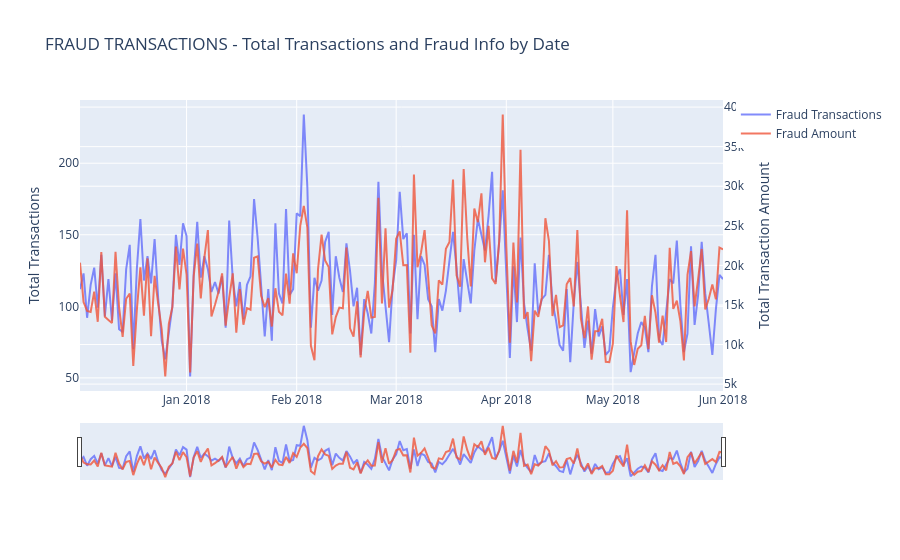

The notebook cell saved with this chart:
### Markdown cell above
### Fraud-only transactions by date

### Code cell
tmp_amt = df_trans.groupby([df_trans.Date.dt.date, 'isFraud'])['TransactionAmt'].sum().reset_index()
tmp_trans = df_trans.groupby([df_trans.Date.dt.date, 'isFraud'])['TransactionAmt'].count().reset_index()

tmp_trans_fraud = tmp_trans[tmp_trans['isFraud'] == 1]
tmp_amt_fraud = tmp_amt[tmp_amt['isFraud'] == 1]

fig = go.Figure()
fig.add_trace(go.Scatter(x=tmp_trans_fraud['Date'], y=tmp_trans_fraud['TransactionAmt'],
                          name='Fraud Transactions', opacity=0.8))
fig.add_trace(go.Scatter(x=tmp_amt_fraud['Date'], y=tmp_amt_fraud['TransactionAmt'],
                          name='Fraud Amount', opacity=0.8, yaxis='y2'))

fig.update_layout(
    title="FRAUD TRANSACTIONS - Total Transactions and Fraud Info by Date",
    xaxis=dict(rangeslider=dict(visible=True), type='date'),
    yaxis=dict(title='Total Transactions'),
    yaxis2=dict(overlaying='y', anchor='x', side='right', title='Total Transaction Amount')
)
fig.show()

### Figure 1 — Plotly figure (JSON) as saved in the notebook; plotly's stock layout.template omitted (floating-point values rounded to 4 significant figures; data arrays with more than 128 entries replaced by an {"elided": "..."} marker saying what was removed)
{"data": [{"name": "Fraud Transactions", "opacity": 0.8, "type": "scatter", "x": {"elided": "182 str values"}, "y": {"elided": "182 int values"}}, {"name": "Fraud Amount", "opacity": 0.8, "type": "scatter", "x": {"elided": "182 str values"}, "y": {"elided": "182 float values"}, "yaxis": "y2"}], "layout": {"autosize": true, "title": {"text": "FRAUD TRANSACTIONS - Total Transactions and Fraud Info by Date"}, "xaxis": {"autorange": true, "range": ["2017-12-02", "2018-06-01"], "rangeslider": {"autorange": true, "range": ["2017-12-02", "2018-06-01"], "visible": true, "yaxis": {"_template": null, "rangemode": "match"}, "yaxis2": {"_template": null, "rangemode": "match"}}, "type": "date"}, "yaxis": {"autorange": true, "range": [40.83, 244.2], "title": {"text": "Total Transactions"}, "type": "linear"}, "yaxis2": {"anchor": "x", "autorange": true, "overlaying": "y", "range": [4127.0, 40890.0], "side": "right", "title": {"text": "Total Transaction Amount"}, "type": "linear"}}}
